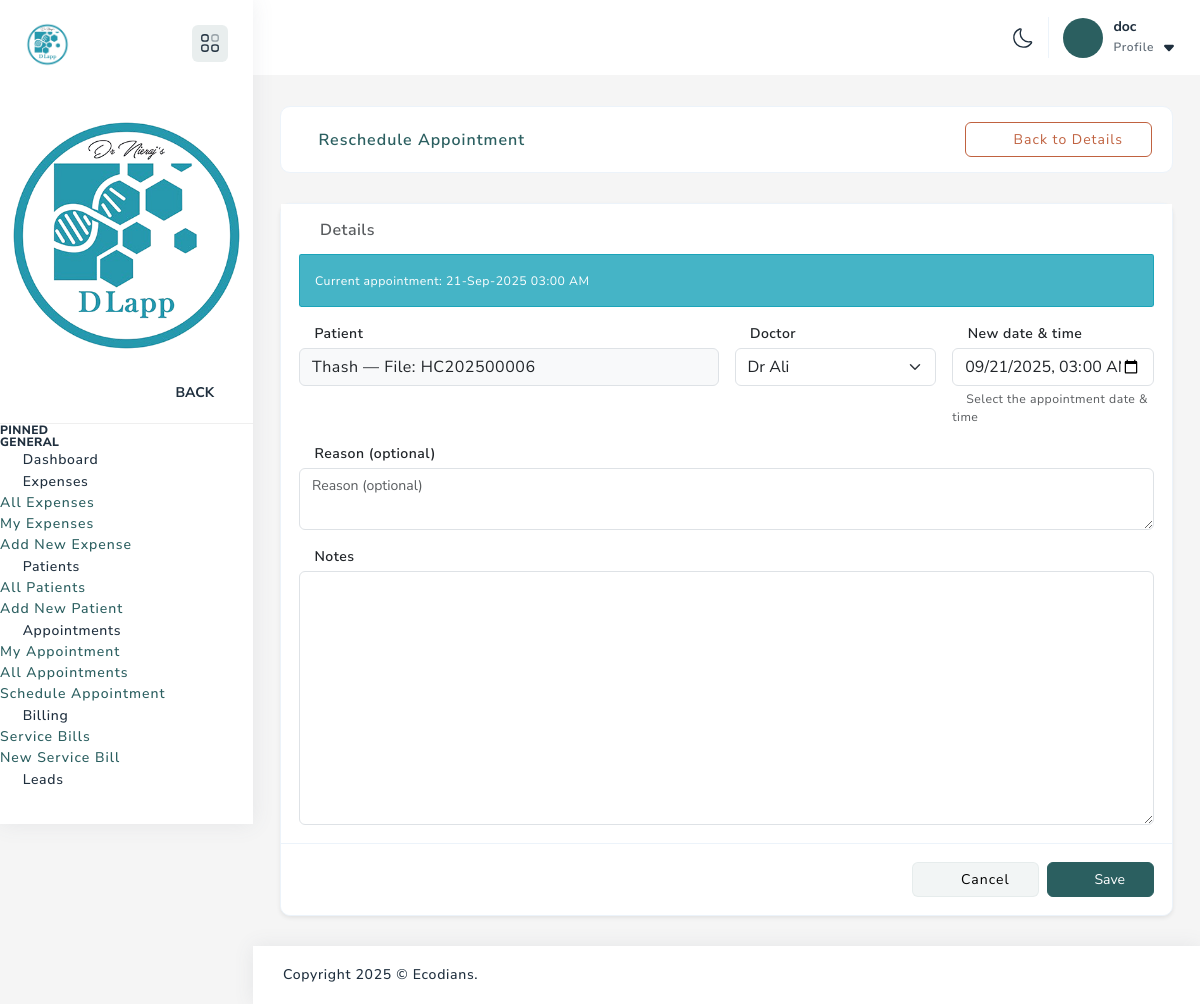
Screenshot of /appointments/c0c1226f-873b-4a7f-b288-f4727307922b/reschedule/ (signed in) with the database file from the repository.
### core/models.py (models this page shows, shortened)
class User(AbstractUser):
    USER_TYPE_CHOICES = [
        ('doctor', 'Doctor'),
        ('consulting_doctor', 'Consulting Doctor'),
        ('super_user', 'Super User'),
        ('operation_manager', 'Operation Manager'),
        ('pharmacy_manager', 'Pharmacy Manager'),
        ('receptionist', 'Receptionist'),
        ('staff', 'Staff'),
        ('cro', 'CRO'),
    ]
    id = models.UUIDField(primary_key=True, default=uuid.uuid4, editable=False)
    user_type = models.CharField(max_length=20, choices=USER_TYPE_CHOICES)
    phone_regex = RegexValidator(regex=r'^\+?1?\d{9,15}$')
    phone_number = models.CharField(validators=[phone_regex], max_length=17, blank=True)
    address = models.TextField(blank=True)
    is_active = models.BooleanField(default=True)
    created_at = models.DateTimeField(auto_now_add=True)
    created_by = models.ForeignKey('self', on_delete=models.SET_NULL, null=True, blank=True)
    class Meta:
        db_table = 'users'

class Appointment(models.Model):
    STATUS_CHOICES = [
        ('scheduled', 'Scheduled'),
        ('completed', 'Completed'),
        ('cancelled', 'Cancelled'),
        ('rescheduled', 'Rescheduled')
    ]
    SITTINGS_CHOICES = [
        ('first', 'First Sitting'),
        ('second', 'Second Sitting'),
        ('boost', 'Booster'),
        ('repeat_first', 'Repeat First'),
        ('repeat_second', 'Repeat Second'),
        ('gfc', 'GFC'),
        ('other', 'Other'),
    ]
    id = models.UUIDField(primary_key=True, default=uuid.uuid4, editable=False)
    patient = models.ForeignKey(Patient, on_delete=models.CASCADE, related_name='appointments')
    treatment_plan = models.ForeignKey(TreatmentPlan, on_delete=models.SET_NULL, null=True, blank=True)
    sittings = models.CharField(max_length=20, choices=SITTINGS_CHOICES, default='first')
    appointment_date = models.DateTimeField()
    status = models.CharField(max_length=15, choices=STATUS_CHOICES, default='scheduled')
    assigned_doctor = models.ForeignKey(User, on_delete=models.SET_NULL, null=True, related_name='doctor_appointments')
    notes = models.TextField(blank=True)
    reminder_sent = models.BooleanField(default=False)
    created_at = models.DateTimeField(auto_now_add=True)
    created_by = models.ForeignKey(User, on_delete=models.SET_NULL, null=True, related_name='created_appointments')
    class Meta:
        db_table = 'appointments'
        ordering = ['appointment_date']

class Patient(models.Model):
    GENDER_CHOICES = [
        ('male', 'Male'),
        ('female', 'Female'),
        ('others', 'Others'),
    ]
    id = models.UUIDField(primary_key=True, default=uuid.uuid4, editable=False)
    file_number = models.CharField(max_length=20, unique=True, blank=True)
    name = models.CharField(max_length=200)
    age = models.PositiveIntegerField()
    date_of_birth = models.DateField()
    gender = models.CharField(max_length=10, choices=GENDER_CHOICES)
    phone_number = models.CharField(max_length=17)
    email = models.EmailField(blank=True)
    address = models.TextField()
    city = models.CharField(max_length=100)
    district = models.CharField(max_length=100)
    pincode = models.CharField(max_length=10, blank=True)
    occupation = models.CharField(max_length=100, blank=True)
    referred_by = models.CharField(max_length=200, blank=True)
    referral_source = models.CharField(max_length=200, blank=True)
    emergency_contact_name = models.CharField(max_length=200, blank=True)
    emergency_contact_phone = models.CharField(max_length=17, blank=True)
    registered_by = models.ForeignKey('User', on_delete=models.SET_NULL, null=True, related_name='registered_patients')
    created_at = models.DateTimeField(auto_now_add=True)
    updated_at = models.DateTimeField(auto_now=True)
    is_active = models.BooleanField(default=True)
    balance = models.DecimalField(max_digits=12, decimal_places=2, default=Decimal("0.00"))
    class Meta:
        db_table = 'patients'

### core/views.py (the view)
# urls.py: path('appointments/<uuid:pk>/reschedule/', v.appointment_reschedule, name='appointment_reschedule'),
@group_required('Receptionist','OperationsManager','Doctor','ConsultingDoctor')
@transaction.atomic
def appointment_reschedule(request, pk):
    appt = get_object_or_404(Appointment, pk=pk)
    if request.method == 'POST':
        old_dt = appt.appointment_date
        old_status = appt.status
        form = AppointmentRescheduleForm(request.POST, instance=appt)
        if form.is_valid():
            new_dt = form.cleaned_data['appointment_date']
            old_norm = old_dt.replace(second=0, microsecond=0)
            new_norm = new_dt.replace(second=0, microsecond=0)
            print(f"DEBUG VIEW: old_norm={old_norm}, new_norm={new_norm}")
            date_changed = (old_norm != new_norm)
            doctor_changed = ('assigned_doctor' in form.changed_data)
            notes_changed = ('notes' in form.changed_data)
            if date_changed:
                new_obj = form.save(commit=False)
                new_obj.appointment_date = new_norm
                new_obj.status = 'rescheduled'
                reason = (form.cleaned_data.get('reschedule_reason') or '').strip()
                if hasattr(new_obj, 'rescheduled_from'):
                    new_obj.rescheduled_from = old_dt
                if hasattr(new_obj, 'rescheduled_at'):
                    new_obj.rescheduled_at = timezone.now()
                if hasattr(new_obj, 'reschedule_reason'):
                    new_obj.reschedule_reason = reason
                new_obj.save()
                log_action(
                    new_obj, request.user, 'reschedule',
                    from_status=old_status, to_status='rescheduled',
                    from_dt=old_norm, to_dt=new_norm, note=reason
                )
                old_local = timezone.localtime(old_norm)
                new_local = timezone.localtime(new_norm)
                messages.success(
                    request,
                    f"Appointment rescheduled from "
                    f"{old_local.strftime('%d-%m-%Y %H:%M')} "
                    f"to {new_local.strftime('%d-%m-%Y %H:%M')}."
                )
            elif doctor_changed or notes_changed:
                new_obj = form.save(commit=False)
                new_obj.appointment_date = old_dt  # keep time unchanged
                fields_to_update = []
                if doctor_changed:
                    fields_to_update.append('assigned_doctor')
                if notes_changed:
                    fields_to_update.append('notes')
                new_obj.save(update_fields=fields_to_update)
                messages.success(request, "Appointment updated.")
            else:
                messages.info(request, "No changes detected.")
            return redirect('appointment_detail', pk=appt.pk)
        else:
            messages.error(request, "Please correct the errors below.")
            print(f"DEBUG VIEW: Form errors: {form.errors}")
    else:
        form = AppointmentRescheduleForm(instance=appt)
    return render(request, 'appointments/reschedule_form.html', {
        'form': form,
        'appt': appt,
        'is_edit': True,
    })

### core/forms.py
class AppointmentRescheduleForm(AppointmentBaseForm):
    reschedule_reason = forms.CharField(
        required=False,
        widget=forms.Textarea(attrs={'rows': 2, 'placeholder': 'Reason (optional)'}),
        label='Reason'
    )
    class Meta:
        model = Appointment
        fields = ['appointment_date', 'assigned_doctor', 'notes']
    def __init__(self, *args, **kwargs):
        super().__init__(*args, **kwargs)
        appt_date = self.initial.get('appointment_date')
        if appt_date:
            if timezone.is_naive(appt_date):
                appt_date = timezone.make_aware(appt_date, timezone.get_current_timezone())
            appt_date = appt_date.replace(second=0, microsecond=0)
            self.initial['appointment_date'] = appt_date

### core/templatetags/roles.py (called while the page is built)
@register.filter
def in_group(user, group_name: str) -> bool:
    if not user.is_authenticated:
        return False
    return user.is_superuser or user.groups.filter(name=group_name).exists()

### templates/appointments/reschedule_form.html (shortened to what this page needs)
{% extends 'base.html' %}
{% block content %}
<div class="container-fluid default-dashboard">
  <div class="row">
    <div class="col-12 project-list">
      <div class="card">
        <div class="row">
          <div class="col-6 p-0">
            <ul class="nav nav-tabs border-tab d-flex" role="tablist">
              <li class="nav-item">
                <a class="nav-link active" href="#" role="tab" aria-selected="true">
                  <i class="fa fa-refresh me-2"></i>Reschedule Appointment
                </a>
              </li>
            </ul>
          </div>
          <div class="col-6 p-0 d-flex justify-content-end align-items-center">
            <a class="btn btn-outline-secondary" href="{% url 'appointment_detail' appt.pk %}">
              <i class="fa fa-arrow-left me-2"></i>Back to Details
            </a>
          </div>
        </div>
      </div>
    </div>
    <form method="post" novalidate class="d-print-none" id="rescheduleForm">
      <div class="card shadow-sm">
        <div class="card-body">
          <h6 class="text-muted mb-3"><i class="fa fa-info-circle me-2"></i>Details</h6>
          <div class="alert alert-info">
            <small>Current appointment: {{ appt.appointment_date|date:"d-M-Y h:i A" }}</small>
          </div>
          <div class="row g-3">
            <div class="col-md-6">
              <label class="form-label"><i class="fa fa-user me-1"></i>Patient</label>
              <div class="form-control" style="background:#f8f9fa">
                {{ appt.patient.name }}
                {% if appt.patient.file_number %} — File: {{ appt.patient.file_number }}{% endif %}
              </div>
            </div>
            {% if form.assigned_doctor %}
            <div class="col-md-3">
              <label class="form-label" for="{{ form.assigned_doctor.id_for_label }}">
                <i class="fa fa-user-md me-1"></i>Doctor
              </label>
              {{ form.assigned_doctor }}
            </div>
            {% endif %}
            <div class="col-md-3">
              <label class="form-label" for="{{ form.appointment_date.id_for_label }}">
                <i class="fa fa-calendar me-1"></i>New date & time
              </label>
              {{ form.appointment_date }}
              <div class="form-text">
                <i class="fa fa-info-circle me-1"></i>{{ form.fields.appointment_date.help_text|default:"Select the appointment date & time" }}
              </div>
            </div>
            {% if form.reschedule_reason %}
            <div class="col-12">
              <label class="form-label" for="{{ form.reschedule_reason.id_for_label }}">
                <i class="fa fa-sticky-note-o me-1"></i>Reason (optional)
              </label>
              {{ form.reschedule_reason }}
            </div>
            {% endif %}
            {% if form.notes %}
            <div class="col-12">
              <label class="form-label" for="{{ form.notes.id_for_label }}">
                <i class="fa fa-sticky-note-o me-1"></i>Notes
              </label>
              {{ form.notes }}
            </div>
            {% endif %}
          </div>
        </div>
        <div class="card-footer d-flex justify-content-end gap-2">
          <a class="btn btn-light" href="{% url 'appointment_detail' appt.pk %}">
            <i class="fa fa-times me-2"></i>Cancel
          </a>
          <button class="btn btn-primary" type="submit">
            <i class="fa fa-save me-2"></i>Save
          </button>
        </div>
      </div>
    </form>
  </div>
</div>
<link rel="stylesheet" href="https://cdn.jsdelivr.net/npm/flatpickr/dist/flatpickr.min.css">
{% endblock %}

### templates/includes/page_header.html (shortened to what this page needs)
{% load static %}
<div class="page-header">
    <div class="header-wrapper row m-0">
        <div class="nav-right col-xl-8 col-lg-12 col-auto pull-right right-header p-0">
        <ul class="nav-menus">
            <li>
            <div class="mode">
                <svg class="for-light">
                <use href="{% static 'assets/svg/icon-sprite.svg' %}#Sun"></use>
                </svg>
            </div>
            </li>
            <li class="profile-nav onhover-dropdown pe-0 py-0">
            <div class="d-flex align-items-center profile-media">
                <div class="b-r-25 bg-primary text-white d-flex align-items-center justify-content-center" style="width:40px;height:40px;font-size:1.5rem;">
                </div>
                <div class="flex-grow-1 user"><span>{{ request.user.get_full_name|default:request.user.username  }}</span>
                <p class="mb-0 font-nunito">Profile
                    <svg>
                    <use href="{% static 'assets/svg/icon-sprite.svg' %}#header-arrow-down"></use>
                    </svg>
                </p>
                </div>
            </div>
            </li>
        </ul>
        </div>
    </div>
</div>

### rows the page displays
User: user.get_full_name "doc"
Appointment: appointment_date "21-Sep-2025 03:00 AM", patient.name "Thash", patient.file_number "HC202500006", assigned_doctor "Dr Ali", appointment_date "09/21/2025 03:00"
